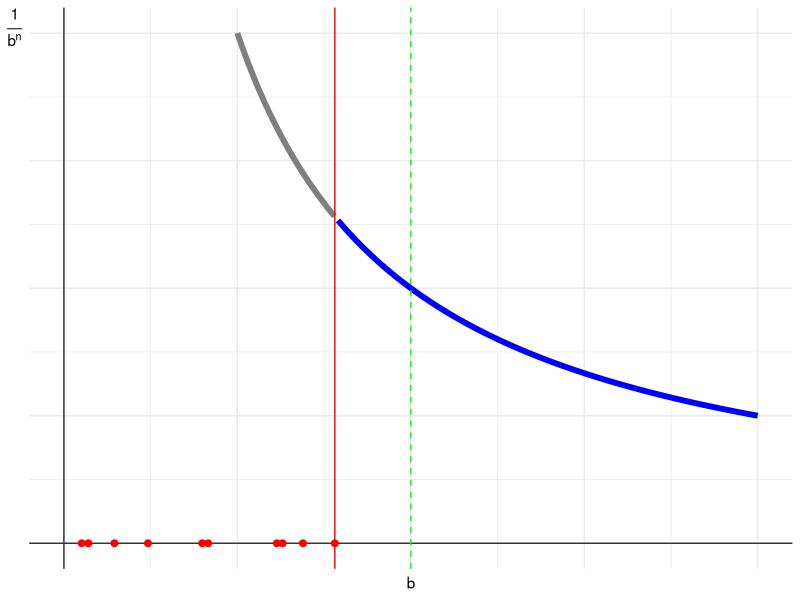

The R script that drew this image:
## ---- chunk 1

knitr::opts_chunk$set(fig.width = 6, fig.height = 4, fig.path = 'Figs/',
                      echo = TRUE, message = FALSE, warning = FALSE)
library(tidyverse)
## ---- chunk 2

x_i <- data.frame(x = runif(10), y = 0)

df <- data.frame(x = seq(.5, 2, .01)) %>%
  mutate(y = 1/x,
         above = (x > max(x_i$x)))

ggplot(df, aes(x, y)) +
  theme_bw() + 
    theme(panel.border = element_blank(), 
          axis.text = element_blank(), 
          axis.ticks = element_blank(),
          axis.title.y = element_text(angle = 0)) +
  geom_vline(xintercept = 0, color = 'grey20') +
  geom_hline(yintercept = 0, color = 'grey20') +
  geom_point(data = x_i, aes(x, y), color = 'red', size = 2) +
  geom_line(aes(group = above, color = above), size = 2, show.legend = FALSE) +
  geom_vline(xintercept = max(x_i$x), color = 'red') +
  geom_vline(xintercept = 1, color = 'green', linetype = 'dashed') +
  scale_color_manual(values = c('grey50', 'blue')) +
  xlab('b') + ylab(bquote(frac('1', b^n)))

